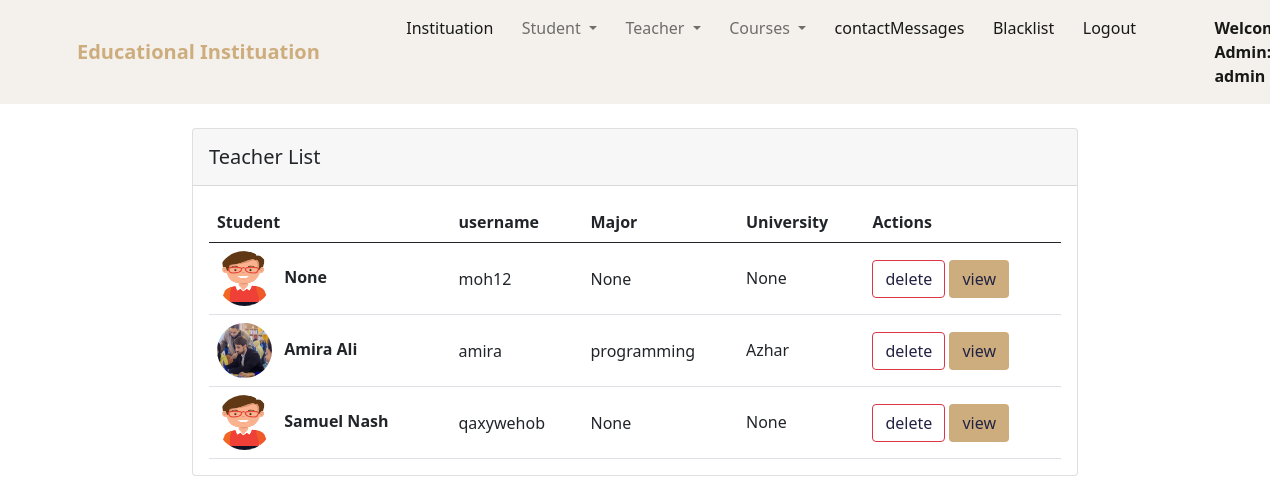
/view_teachers/ (signed in), run on the app's committed database.
### education/models.py (models this page shows, shortened)
class Teacher(models.Model):
    user = models.OneToOneField(User, on_delete=models.CASCADE)
    teacher_id = models.IntegerField(null=True, blank=True )
    full_name = models.CharField(max_length=50,null=True, blank=True)
    image = models.ImageField(upload_to="media", blank=True)
    phone = models.CharField(max_length=15 ,null=True , blank=True)
    university = models.CharField(max_length=50 ,null=True , blank=True)
    major = models.CharField(max_length=50 ,null=True , blank=True)
    @property
    def get_photo_url(self):
        if self.image and hasattr(self.image, 'url'):
            return self.image.url
        else:
            return "/static/images/teacher.jpg"

### education/views.py (the view)
# urls.py: path("view_teachers/", views.view_teachers, name="view_teachers"),
@user_passes_test(lambda u: u.is_superuser)
@login_required(login_url = '/admin_login')
def view_teachers(request):
    teachers = Teacher.objects.all()
    return render(request, "education/admin/view_teachers.html", {'teachers':teachers})

### education/templates/education/admin/view_teachers.html (shortened to what this page needs)
{% extends 'education/admin/admin_navbar.html' %}
{% load static %}
{% block body %}
<section>
    <div class="container ">
      <div class="row d-flex justify-content-center align-items-center p-4">
        <div class="col-md-12 col-xl-10">
          <div class="card">
            <div class="card-header p-3">
              <h5 class="mb-0">Teacher List</h5>
            </div>
            <div class="card-body" data-mdb-perfect-scrollbar="true" style="position: relative;">
              <table class="table mb-0">
                <thead>
                  <tr>
                    <th scope="col">Student</th>
                    <th scope="col">username</th>
                    <th scope="col">Major</th>
                    <th scope="col">University</th>
                    <th scope="col">Actions</th>
                  </tr>
                </thead>
                <tbody>
                    {% for teacher in teachers %}
                    <tr class="fw-normal">
                            <th>
                                <img src="{{ teacher.get_photo_url }}"
                                  class="shadow-1-strong rounded-circle" alt="avatar 1"
                                  style="width: 55px; height: 55px;">
                                <span class="ms-2">{{ teacher.full_name }}</span>
                              </th>
                              <td class="align-middle">
                                  <span>{{ teacher.user.username }}</span>
                              </td>
                              <td class="align-middle">
                                <span>{{ teacher.major }}</span>
                              </td>
                              <td class="align-middle">
                                <h6 class="mb-0"><span >{{ teacher.university }}</span></h6>
                              </td>
                        <td class="align-middle">
                          <a class="btn btn-outline-danger dark-blue" href="{% url 'teacher-delete' teacher.id %}" data-mdb-toggle="tooltip" title="Remove">delete </a>
                              <a class="btn brown-bg dark-blue" href="{% url 'teacher-detail' teacher.id %}"> view </a>
                        </td>
                      </tr>
                    {% endfor %}
                </tbody>
              </table>
            </div>
          </div>
        </div>
      </div>
    </div>
  </section>
{% endblock %}

### education/templates/education/admin/admin_navbar.html (shortened to what this page needs)
<!doctype html>
{% load static %}
<html lang="en">
  <head>
    <link href="https://cdn.jsdelivr.net/npm/bootstrap@5.1.0/dist/css/bootstrap.min.css" rel="stylesheet">
    <link rel="stylesheet" href="https://cdn.datatables.net/1.10.25/css/jquery.dataTables.min.css">
    <link rel="stylesheet" href="https://cdn.datatables.net/buttons/1.7.1/css/buttons.dataTables.min.css">
    <link rel="stylesheet" href="{% static 'landingPage/style.css' %}">
    <link rel="stylesheet" href="https://cdnjs.cloudflare.com/ajax/libs/font-awesome/4.7.0/css/font-awesome.min.css">
  </head>
  <body>
    <nav class="navbar navbar-expand-lg navbar-light bg-light mynav">
        <div class="container">
          <a class="navbar-brand hed-color fw-bold" href="/">Educational Instituation</a>
          <div class="collapse navbar-collapse" id="navbarSupportedContent">
            <ul class="navbar-nav me-auto mb-2 mb-lg-0">
              <li class="nav-item">
                <a class="nav-link active" aria-current="page" href="{% url 'admin-panel' %}">Instituation</a>
              </li>
              <li class="nav-item dropdown">
                <a class="nav-link dropdown-toggle" href="#" id="navbarDropdown" role="button" data-bs-toggle="dropdown" aria-expanded="false">
                  Student
                </a>
              </li>
              <li class="nav-item dropdown">
                <a class="nav-link dropdown-toggle" href="#" id="navbarDropdown" role="button" data-bs-toggle="dropdown" aria-expanded="false">
                  Teacher
                </a>
              </li>
              <li class="nav-item dropdown">
                <a class="nav-link dropdown-toggle" href="#" id="navbarDropdown" role="button" data-bs-toggle="dropdown" aria-expanded="false">
                  Courses
                </a>
              </li>
              <li class="nav-item">
                <a class="nav-link active" aria-current="page" href="{% url 'messages_contact' %}">contactMessages</a>
              </li>
              <li class="nav-item">
                <a class="nav-link active" aria-current="page" href="{% url 'view_blacklist' %}">Blacklist</a>
              </li>
              <li class="nav-item">
                <a class="nav-link active" aria-current="page" href="{% url 'logout' %}">Logout</a>
              </li>
              <li class="nav-item">
                <a style="font-weight:600; font-family:'Segoe UI', Tahoma, Geneva, Verdana, sans-serif;" class="nav-link active" href="#">Welcome Admin: {{request.user}}</a>
              </li>
            </ul>
          </div>
        </div>
      </nav>
      {% block body %}
      {% endblock %}
  </body>
</html>

### landingPage/static/landingPage/style.css (style rules this page uses)
.mynav { background: #F4F1EC!important; }
.hed-color { color: #CDAD7D!important; }
.dark-blue { color: #222344!important; }
.brown-bg { background-color: #CDAD7D !important; }

### data on the page
Teacher: full_name "None", user.username "moh12", major "None", university "None"
Teacher: get_photo_url (picture), full_name "Amira Ali", user.username "amira", major "programming", university "Azhar"
Teacher: full_name "Samuel Nash", user.username "qaxywehob", major "None", university "None"

### other printed values
{{ request.user }} "admin"
